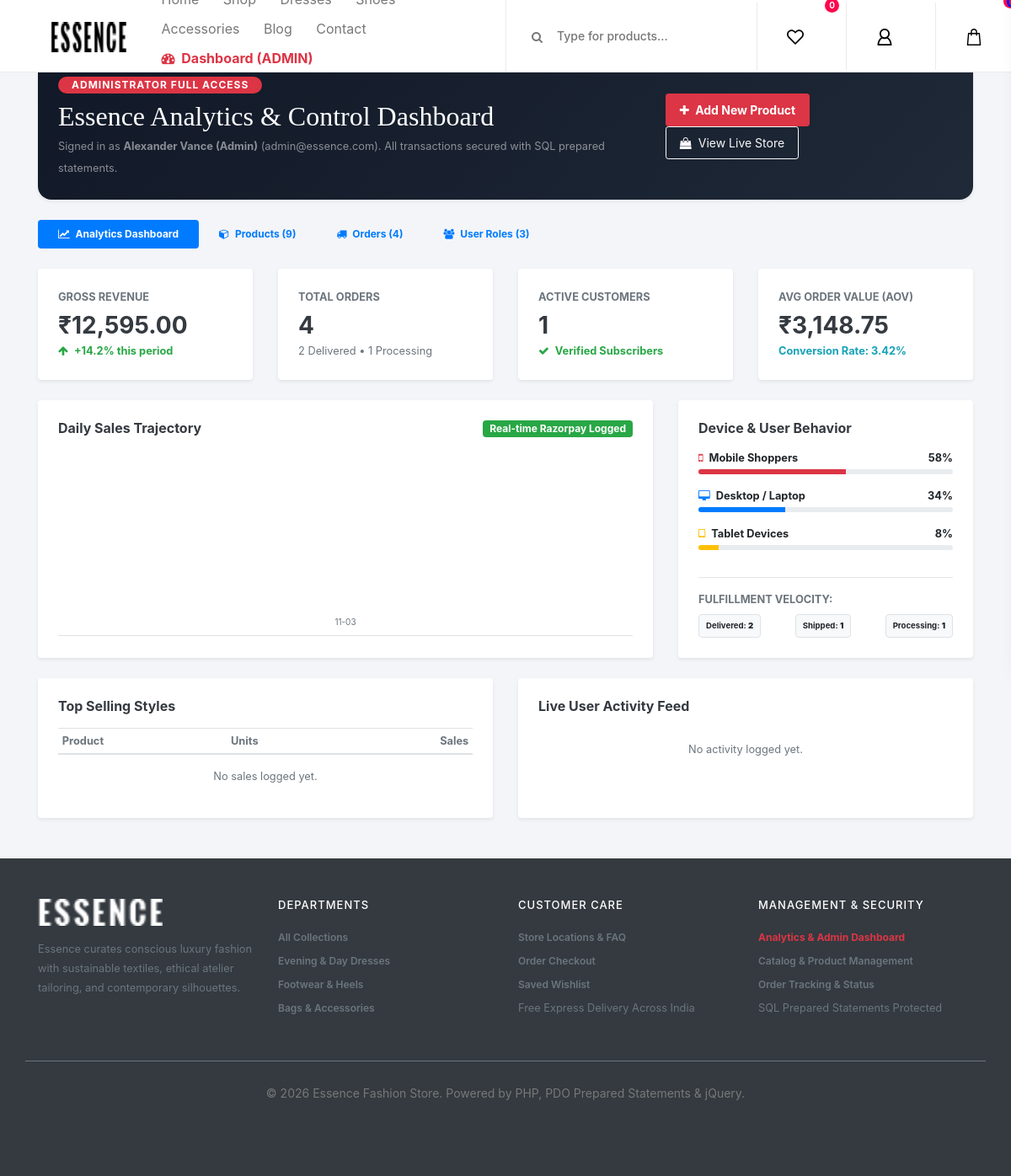
/admin.php (signed in), run on the app's committed database.
### tables this page shows
CREATE TABLE users (
            id INTEGER PRIMARY KEY AUTOINCREMENT,
            name TEXT NOT NULL,
            email TEXT UNIQUE NOT NULL,
            password_hash TEXT NOT NULL,
            role TEXT NOT NULL CHECK(role IN ('admin', 'editor', 'subscriber')),
            avatar TEXT,
            phone TEXT,
            created_at DATETIME DEFAULT CURRENT_TIMESTAMP
        );

### admin.php (the view, shortened to what the rows shown need)
<?php
require_once __DIR__ . '/auth.php';
$current_user = current_user();
$is_admin = ($current_user['role'] === 'admin');
$users_list = $conn->query("SELECT * FROM users ORDER BY id ASC")->fetchAll();
require_once __DIR__ . '/header.php';
?>
<div class="container-fluid py-4" style="background:#f4f5f8; min-height:85vh;">
    <div class="container">
        <div class="card border-0 shadow-sm p-4 mb-4 text-white" style="background: linear-gradient(135deg, #111827 0%, #1f2937 100%); border-radius:16px;">
            <div class="d-flex flex-column flex-md-row justify-content-between align-items-md-center">
                <div>
                    <span class="badge badge-pill <?= $is_admin ? 'badge-danger' : 'badge-primary' ?> text-uppercase px-3 py-1 font-weight-bold" style="letter-spacing:1px;">
                        <?= $is_admin ? 'Administrator Full Access' : 'Editor Access' ?>
                    </span>
                    <h2 class="text-white mt-2 mb-1" style="font-family:'Playfair Display', serif;">Essence Analytics &amp; Control Dashboard</h2>
                    <p class="text-white-50 small mb-0">
                        Signed in as <strong><?= htmlspecialchars($current_user['name']) ?></strong> (<?= htmlspecialchars($current_user['email']) ?>). All transactions secured with SQL prepared statements.
                    </p>
                </div>
            </div>
        </div>
        <div class="tab-content" id="adminTabsContent">
            <div class="tab-pane fade show active" id="tab-analytics" role="tabpanel">
                <div class="row">
                    <div class="col-12 col-lg-6 mb-4">
                        <div class="card border-0 shadow-sm p-4 rounded-lg bg-white h-100">
                            <div class="table-responsive">
                                <table class="table table-sm table-hover mb-0 small">
                                    <thead>
                                        <tr class="text-muted">
                                            <th>Product</th>
                                            <th>Units</th>
                                            <th class="text-right">Sales</th>
                                        </tr>
                                    </thead>
                                </table>
                            </div>
                        </div>
                    </div>
                </div>
            </div>
        </div>
    </div>
</div>
<?php require_once __DIR__ . '/footer.php'; ?>

### header.php (shortened to what the rows shown need)
<?php
require_once __DIR__ . '/auth.php';
$curr_user = current_user();
?>
<!DOCTYPE html>
<html lang="en">
<head>
    <link rel="stylesheet" href="css/core-style.css">
    <link rel="stylesheet" href="style.css">
    <link rel="stylesheet" href="css/bootstrap.min.css">
    <link rel="stylesheet" href="css/font-awesome.min.css">
</head>
<body>
    <header class="header_area">
        <div class="classy-nav-container breakpoint-off d-flex align-items-center justify-content-between">
            <nav class="classy-navbar" id="essenceNav">
                <div class="classy-menu">
                    <div class="classynav">
                        <ul>
                            <?php if ($curr_user && in_array($curr_user['role'], ['admin', 'editor'], true)): ?>
                                <li>
                                    <a href="admin.php" class="font-weight-bold text-danger">
                                        <i class="fa fa-dashboard mr-1"></i> Dashboard (<?= strtoupper($curr_user['role']) ?>)
                                    </a>
                                </li>
                            <?php endif; ?>
                        </ul>
                    </div>
                </div>
            </nav>
        </div>
    </header>

### data on the page
users: role "ADMIN", name "Alexander Vance (Admin)", email "admin@essence.com"

### other printed values
$wishlist_count "0"
count($products_list) "9"
count($orders_list) "4"
count($users_list) "3"
$total_revenue "12,595.00"
$total_orders "4"
$order_breakdown['delivered'] "2"
$order_breakdown['processing'] "1"
$total_customers "1"
$total_revenue / $total_orders "3,148.75"
substr($t['order_date'], 5) "11-03"
$order_breakdown['shipped'] "1"
